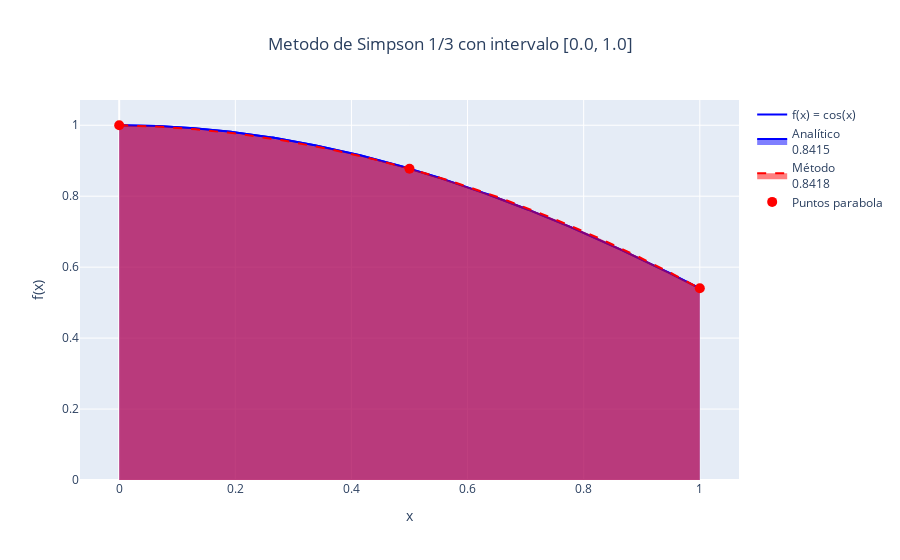

Notebook code for this chart:
### Code cell
# Celda usuario
f = ut.leerFuncion() # Leer la función
interact(simpson1_3, 
        f_=fixed(f), 
        a=widgets.FloatText(value=0,description='a',disabled=False),
        b=widgets.FloatText(value=1,description='b',disabled=False)
        )

### Figure 1 — Plotly figure (JSON) as saved in the notebook; plotly's stock layout.template omitted (floating-point values rounded to 4 significant figures; data arrays with more than 128 entries replaced by an {"elided": "..."} marker saying what was removed)
{"data": [{"line": {"color": "blue", "width": 2}, "name": "f(x) = cos(x)", "type": "scatter", "x": {"elided": "500 float values"}, "y": {"elided": "500 float values"}}, {"fill": "tozeroy", "line": {"color": "blue", "width": 2}, "name": "Analítico<br>0.8415", "type": "scatter", "x": {"elided": "500 float values"}, "y": {"elided": "500 float values"}}, {"fill": "tozeroy", "line": {"color": "red", "dash": "dash", "width": 2}, "name": "Método<br>0.8418", "type": "scatter", "x": {"elided": "500 float values"}, "y": {"elided": "500 float values"}}, {"marker": {"color": "red", "size": 10}, "mode": "markers", "name": "Puntos parabola", "type": "scatter", "x": [0, 0.5, 1], "y": [1, 0.8776, 0.5403]}], "layout": {"title": {"text": "Metodo de Simpson 1/3 con intervalo [0.0, 1.0]", "x": 0.5}, "xaxis": {"title": {"text": "x"}}, "yaxis": {"title": {"text": "f(x)"}}}}
